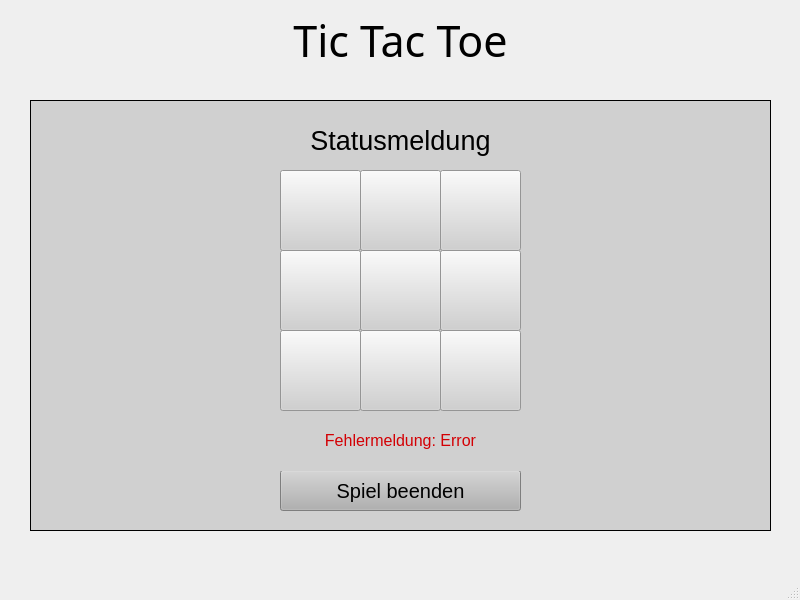
<?xml version="1.0" encoding="UTF-8"?>
<ui version="4.0">
 <class>MainWindow</class>
 <widget class="QMainWindow" name="MainWindow">
  <property name="geometry">
   <rect>
    <x>0</x>
    <y>0</y>
    <width>800</width>
    <height>600</height>
   </rect>
  </property>
  <property name="sizePolicy">
   <sizepolicy hsizetype="Fixed" vsizetype="Fixed">
    <horstretch>0</horstretch>
    <verstretch>0</verstretch>
   </sizepolicy>
  </property>
  <property name="minimumSize">
   <size>
    <width>800</width>
    <height>600</height>
   </size>
  </property>
  <property name="maximumSize">
   <size>
    <width>800</width>
    <height>600</height>
   </size>
  </property>
  <property name="font">
   <font>
    <italic>false</italic>
    <bold>false</bold>
    <kerning>true</kerning>
   </font>
  </property>
  <property name="windowTitle">
   <string>Tic Tac Toe - LAN</string>
  </property>
  <widget class="QWidget" name="centralwidget">
   <widget class="QLabel" name="label">
    <property name="geometry">
     <rect>
      <x>0</x>
      <y>0</y>
      <width>801</width>
      <height>81</height>
     </rect>
    </property>
    <property name="font">
     <font>
      <family>Arial Black</family>
      <pointsize>32</pointsize>
      <italic>false</italic>
      <bold>false</bold>
      <kerning>true</kerning>
     </font>
    </property>
    <property name="text">
     <string>Tic Tac Toe</string>
    </property>
    <property name="textFormat">
     <enum>Qt::PlainText</enum>
    </property>
    <property name="scaledContents">
     <bool>false</bool>
    </property>
    <property name="alignment">
     <set>Qt::AlignCenter</set>
    </property>
    <property name="wordWrap">
     <bool>false</bool>
    </property>
   </widget>
   <widget class="QFrame" name="frame">
    <property name="geometry">
     <rect>
      <x>30</x>
      <y>100</y>
      <width>741</width>
      <height>431</height>
     </rect>
    </property>
    <property name="font">
     <font>
      <italic>false</italic>
      <bold>false</bold>
      <stylestrategy>PreferAntialias</stylestrategy>
      <kerning>true</kerning>
     </font>
    </property>
    <property name="autoFillBackground">
     <bool>false</bool>
    </property>
    <property name="styleSheet">
     <string notr="true">background-color: rgb(208, 208, 208);</string>
    </property>
    <property name="frameShape">
     <enum>QFrame::Box</enum>
    </property>
    <property name="frameShadow">
     <enum>QFrame::Plain</enum>
    </property>
    <widget class="QPushButton" name="pushButton_10">
     <property name="geometry">
      <rect>
       <x>250</x>
       <y>370</y>
       <width>241</width>
       <height>41</height>
      </rect>
     </property>
     <property name="font">
      <font>
       <pointsize>15</pointsize>
       <bold>false</bold>
      </font>
     </property>
     <property name="styleSheet">
      <string notr="true">background-color: rgb(177, 177, 177);</string>
     </property>
     <property name="text">
      <string>Spiel beenden</string>
     </property>
    </widget>
    <widget class="QLabel" name="label_3">
     <property name="geometry">
      <rect>
       <x>30</x>
       <y>10</y>
       <width>681</width>
       <height>61</height>
      </rect>
     </property>
     <property name="font">
      <font>
       <family>Arial</family>
       <pointsize>20</pointsize>
       <italic>false</italic>
       <bold>false</bold>
       <kerning>true</kerning>
      </font>
     </property>
     <property name="text">
      <string>Statusmeldung</string>
     </property>
     <property name="textFormat">
      <enum>Qt::PlainText</enum>
     </property>
     <property name="scaledContents">
      <bool>false</bool>
     </property>
     <property name="alignment">
      <set>Qt::AlignCenter</set>
     </property>
     <property name="wordWrap">
      <bool>false</bool>
     </property>
    </widget>
    <widget class="QLabel" name="label_5">
     <property name="geometry">
      <rect>
       <x>30</x>
       <y>310</y>
       <width>681</width>
       <height>61</height>
      </rect>
     </property>
     <property name="font">
      <font>
       <family>Arial</family>
       <pointsize>12</pointsize>
       <italic>false</italic>
       <bold>false</bold>
       <kerning>true</kerning>
      </font>
     </property>
     <property name="styleSheet">
      <string notr="true">color: rgb(211, 0, 4);</string>
     </property>
     <property name="text">
      <string>Fehlermeldung: Error</string>
     </property>
     <property name="textFormat">
      <enum>Qt::PlainText</enum>
     </property>
     <property name="scaledContents">
      <bool>false</bool>
     </property>
     <property name="alignment">
      <set>Qt::AlignCenter</set>
     </property>
     <property name="wordWrap">
      <bool>true</bool>
     </property>
    </widget>
    <widget class="QFrame" name="frame_2">
     <property name="geometry">
      <rect>
       <x>250</x>
       <y>70</y>
       <width>241</width>
       <height>241</height>
      </rect>
     </property>
     <property name="font">
      <font>
       <stylestrategy>PreferDefault</stylestrategy>
      </font>
     </property>
     <property name="frameShape">
      <enum>QFrame::NoFrame</enum>
     </property>
     <property name="frameShadow">
      <enum>QFrame::Plain</enum>
     </property>
     <widget class="QPushButton" name="pushButton_1">
      <property name="geometry">
       <rect>
        <x>0</x>
        <y>0</y>
        <width>81</width>
        <height>81</height>
       </rect>
      </property>
      <property name="font">
       <font>
        <stylestrategy>PreferDefault</stylestrategy>
        <kerning>true</kerning>
       </font>
      </property>
      <property name="focusPolicy">
       <enum>Qt::StrongFocus</enum>
      </property>
      <property name="contextMenuPolicy">
       <enum>Qt::DefaultContextMenu</enum>
      </property>
      <property name="text">
       <string/>
      </property>
      <property name="checkable">
       <bool>false</bool>
      </property>
      <property name="autoExclusive">
       <bool>false</bool>
      </property>
      <property name="autoDefault">
       <bool>false</bool>
      </property>
      <property name="default">
       <bool>false</bool>
      </property>
     </widget>
     <widget class="QPushButton" name="pushButton_3">
      <property name="geometry">
       <rect>
        <x>160</x>
        <y>0</y>
        <width>81</width>
        <height>81</height>
       </rect>
      </property>
      <property name="font">
       <font>
        <stylestrategy>PreferDefault</stylestrategy>
        <kerning>true</kerning>
       </font>
      </property>
      <property name="focusPolicy">
       <enum>Qt::StrongFocus</enum>
      </property>
      <property name="contextMenuPolicy">
       <enum>Qt::DefaultContextMenu</enum>
      </property>
      <property name="text">
       <string/>
      </property>
      <property name="checkable">
       <bool>false</bool>
      </property>
      <property name="autoExclusive">
       <bool>false</bool>
      </property>
      <property name="autoDefault">
       <bool>false</bool>
      </property>
      <property name="default">
       <bool>false</bool>
      </property>
     </widget>
     <widget class="QPushButton" name="pushButton_2">
      <property name="geometry">
       <rect>
        <x>80</x>
        <y>0</y>
        <width>81</width>
        <height>81</height>
       </rect>
      </property>
      <property name="font">
       <font>
        <italic>false</italic>
        <bold>false</bold>
        <stylestrategy>PreferDefault</stylestrategy>
        <kerning>true</kerning>
       </font>
      </property>
      <property name="focusPolicy">
       <enum>Qt::StrongFocus</enum>
      </property>
      <property name="contextMenuPolicy">
       <enum>Qt::DefaultContextMenu</enum>
      </property>
      <property name="text">
       <string/>
      </property>
      <property name="checkable">
       <bool>false</bool>
      </property>
      <property name="checked">
       <bool>false</bool>
      </property>
      <property name="autoExclusive">
       <bool>false</bool>
      </property>
      <property name="autoDefault">
       <bool>false</bool>
      </property>
      <property name="default">
       <bool>false</bool>
      </property>
      <property name="flat">
       <bool>false</bool>
      </property>
     </widget>
     <widget class="QPushButton" name="pushButton_6">
      <property name="geometry">
       <rect>
        <x>160</x>
        <y>80</y>
        <width>81</width>
        <height>81</height>
       </rect>
      </property>
      <property name="font">
       <font>
        <stylestrategy>PreferDefault</stylestrategy>
        <kerning>true</kerning>
       </font>
      </property>
      <property name="focusPolicy">
       <enum>Qt::StrongFocus</enum>
      </property>
      <property name="contextMenuPolicy">
       <enum>Qt::DefaultContextMenu</enum>
      </property>
      <property name="text">
       <string/>
      </property>
      <property name="checkable">
       <bool>false</bool>
      </property>
      <property name="autoExclusive">
       <bool>false</bool>
      </property>
      <property name="autoDefault">
       <bool>false</bool>
      </property>
      <property name="default">
       <bool>false</bool>
      </property>
     </widget>
     <widget class="QPushButton" name="pushButton_4">
      <property name="geometry">
       <rect>
        <x>0</x>
        <y>80</y>
        <width>81</width>
        <height>81</height>
       </rect>
      </property>
      <property name="font">
       <font>
        <stylestrategy>PreferDefault</stylestrategy>
        <kerning>true</kerning>
       </font>
      </property>
      <property name="focusPolicy">
       <enum>Qt::StrongFocus</enum>
      </property>
      <property name="contextMenuPolicy">
       <enum>Qt::DefaultContextMenu</enum>
      </property>
      <property name="text">
       <string/>
      </property>
      <property name="checkable">
       <bool>false</bool>
      </property>
      <property name="autoExclusive">
       <bool>false</bool>
      </property>
      <property name="autoDefault">
       <bool>false</bool>
      </property>
      <property name="default">
       <bool>false</bool>
      </property>
     </widget>
     <widget class="QPushButton" name="pushButton_5">
      <property name="geometry">
       <rect>
        <x>80</x>
        <y>80</y>
        <width>81</width>
        <height>81</height>
       </rect>
      </property>
      <property name="font">
       <font>
        <italic>false</italic>
        <bold>false</bold>
        <stylestrategy>PreferDefault</stylestrategy>
        <kerning>true</kerning>
       </font>
      </property>
      <property name="focusPolicy">
       <enum>Qt::StrongFocus</enum>
      </property>
      <property name="contextMenuPolicy">
       <enum>Qt::DefaultContextMenu</enum>
      </property>
      <property name="text">
       <string/>
      </property>
      <property name="checkable">
       <bool>false</bool>
      </property>
      <property name="autoExclusive">
       <bool>false</bool>
      </property>
      <property name="autoDefault">
       <bool>false</bool>
      </property>
      <property name="default">
       <bool>false</bool>
      </property>
     </widget>
     <widget class="QPushButton" name="pushButton_7">
      <property name="geometry">
       <rect>
        <x>0</x>
        <y>160</y>
        <width>81</width>
        <height>81</height>
       </rect>
      </property>
      <property name="font">
       <font>
        <stylestrategy>PreferDefault</stylestrategy>
        <kerning>true</kerning>
       </font>
      </property>
      <property name="focusPolicy">
       <enum>Qt::StrongFocus</enum>
      </property>
      <property name="contextMenuPolicy">
       <enum>Qt::DefaultContextMenu</enum>
      </property>
      <property name="text">
       <string/>
      </property>
      <property name="checkable">
       <bool>false</bool>
      </property>
      <property name="autoExclusive">
       <bool>false</bool>
      </property>
      <property name="autoDefault">
       <bool>false</bool>
      </property>
      <property name="default">
       <bool>false</bool>
      </property>
     </widget>
     <widget class="QPushButton" name="pushButton_8">
      <property name="geometry">
       <rect>
        <x>80</x>
        <y>160</y>
        <width>81</width>
        <height>81</height>
       </rect>
      </property>
      <property name="font">
       <font>
        <italic>false</italic>
        <bold>false</bold>
        <stylestrategy>PreferDefault</stylestrategy>
        <kerning>true</kerning>
       </font>
      </property>
      <property name="focusPolicy">
       <enum>Qt::StrongFocus</enum>
      </property>
      <property name="contextMenuPolicy">
       <enum>Qt::DefaultContextMenu</enum>
      </property>
      <property name="text">
       <string/>
      </property>
      <property name="checkable">
       <bool>false</bool>
      </property>
      <property name="autoExclusive">
       <bool>false</bool>
      </property>
      <property name="autoDefault">
       <bool>false</bool>
      </property>
      <property name="default">
       <bool>false</bool>
      </property>
     </widget>
     <widget class="QPushButton" name="pushButton_9">
      <property name="geometry">
       <rect>
        <x>160</x>
        <y>160</y>
        <width>81</width>
        <height>81</height>
       </rect>
      </property>
      <property name="font">
       <font>
        <stylestrategy>PreferDefault</stylestrategy>
        <kerning>true</kerning>
       </font>
      </property>
      <property name="focusPolicy">
       <enum>Qt::StrongFocus</enum>
      </property>
      <property name="contextMenuPolicy">
       <enum>Qt::DefaultContextMenu</enum>
      </property>
      <property name="text">
       <string/>
      </property>
      <property name="checkable">
       <bool>false</bool>
      </property>
      <property name="autoExclusive">
       <bool>false</bool>
      </property>
      <property name="autoDefault">
       <bool>false</bool>
      </property>
      <property name="default">
       <bool>false</bool>
      </property>
     </widget>
    </widget>
   </widget>
  </widget>
  <widget class="QMenuBar" name="menubar">
   <property name="geometry">
    <rect>
     <x>0</x>
     <y>0</y>
     <width>800</width>
     <height>22</height>
    </rect>
   </property>
  </widget>
  <widget class="QStatusBar" name="statusbar"/>
 </widget>
 <resources/>
 <connections/>
</ui>
